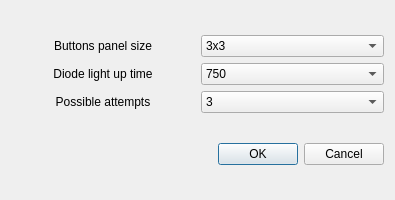
<?xml version="1.0" encoding="UTF-8"?>
<ui version="4.0">
 <class>SettingsDialog</class>
 <widget class="QDialog" name="SettingsDialog">
  <property name="geometry">
   <rect>
    <x>0</x>
    <y>0</y>
    <width>395</width>
    <height>200</height>
   </rect>
  </property>
  <property name="windowTitle">
   <string>Properties</string>
  </property>
  <property name="modal">
   <bool>true</bool>
  </property>
  <layout class="QVBoxLayout" name="verticalLayout">
   <item>
    <layout class="QGridLayout" name="gridLayout">
     <item row="0" column="1">
      <widget class="QComboBox" name="comboBoxPanel">
       <property name="currentIndex">
        <number>1</number>
       </property>
       <item>
        <property name="text">
         <string>2x2</string>
        </property>
       </item>
       <item>
        <property name="text">
         <string>3x3</string>
        </property>
       </item>
       <item>
        <property name="text">
         <string>4x4</string>
        </property>
       </item>
       <item>
        <property name="text">
         <string>5x5</string>
        </property>
       </item>
      </widget>
     </item>
     <item row="0" column="0">
      <widget class="QLabel" name="label">
       <property name="text">
        <string>Buttons panel size</string>
       </property>
       <property name="alignment">
        <set>Qt::AlignCenter</set>
       </property>
      </widget>
     </item>
     <item row="1" column="1">
      <widget class="QComboBox" name="comboBoxTime">
       <property name="currentIndex">
        <number>2</number>
       </property>
       <item>
        <property name="text">
         <string>400</string>
        </property>
       </item>
       <item>
        <property name="text">
         <string>500</string>
        </property>
       </item>
       <item>
        <property name="text">
         <string>750</string>
        </property>
       </item>
       <item>
        <property name="text">
         <string>1000</string>
        </property>
       </item>
      </widget>
     </item>
     <item row="2" column="1">
      <widget class="QComboBox" name="comboBoxAttempts">
       <property name="currentIndex">
        <number>2</number>
       </property>
       <item>
        <property name="text">
         <string>1</string>
        </property>
       </item>
       <item>
        <property name="text">
         <string>2</string>
        </property>
       </item>
       <item>
        <property name="text">
         <string>3</string>
        </property>
       </item>
       <item>
        <property name="text">
         <string>4</string>
        </property>
       </item>
       <item>
        <property name="text">
         <string>5</string>
        </property>
       </item>
      </widget>
     </item>
     <item row="1" column="0">
      <widget class="QLabel" name="label_2">
       <property name="text">
        <string>Diode light up time</string>
       </property>
       <property name="alignment">
        <set>Qt::AlignCenter</set>
       </property>
      </widget>
     </item>
     <item row="2" column="0">
      <widget class="QLabel" name="label_3">
       <property name="text">
        <string>Possible attempts</string>
       </property>
       <property name="alignment">
        <set>Qt::AlignCenter</set>
       </property>
      </widget>
     </item>
    </layout>
   </item>
   <item>
    <widget class="QDialogButtonBox" name="buttonBox">
     <property name="orientation">
      <enum>Qt::Horizontal</enum>
     </property>
     <property name="standardButtons">
      <set>QDialogButtonBox::Cancel|QDialogButtonBox::Ok</set>
     </property>
    </widget>
   </item>
  </layout>
 </widget>
 <resources/>
 <connections>
  <connection>
   <sender>buttonBox</sender>
   <signal>accepted()</signal>
   <receiver>SettingsDialog</receiver>
   <slot>accept()</slot>
   <hints>
    <hint type="sourcelabel">
     <x>248</x>
     <y>254</y>
    </hint>
    <hint type="destinationlabel">
     <x>157</x>
     <y>274</y>
    </hint>
   </hints>
  </connection>
  <connection>
   <sender>buttonBox</sender>
   <signal>rejected()</signal>
   <receiver>SettingsDialog</receiver>
   <slot>reject()</slot>
   <hints>
    <hint type="sourcelabel">
     <x>316</x>
     <y>260</y>
    </hint>
    <hint type="destinationlabel">
     <x>286</x>
     <y>274</y>
    </hint>
   </hints>
  </connection>
 </connections>
</ui>
